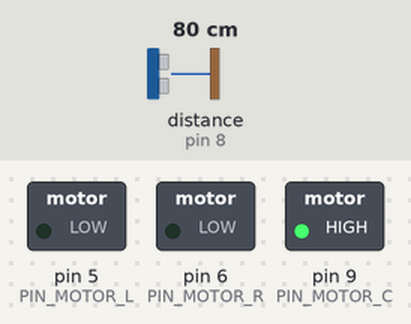
The sketch below on a simulated Arduino Nano, built with avr-gcc and run on an emulated ATmega328P. Parts: switched loads named in the sketch (green lamp = pin HIGH). Wiring (inferred from the names in the program): ultrasonic range finder: trigger pin 7; echo pin 8. Dashed ring = blinking. Inputs (shaded band) come from the test bench; at power-on: distance to the obstacle (sensor on pin 8) 80 cm. The echo pulse lasts 58.3 µs per cm; pins used as bus, display or sensor lines are not drawn.

Above: at 1.06 s.
1.3 s: distance to the obstacle (sensor on pin 8) set to 96 cm
4.3 s: distance to the obstacle (sensor on pin 8) set to 103 cm
At 5.0 s:
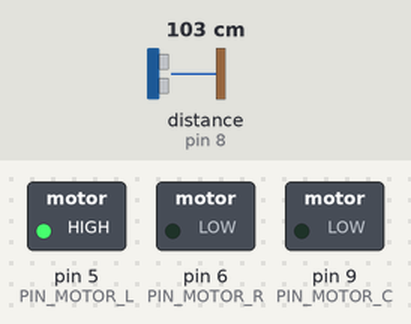
7.3 s: distance to the obstacle (sensor on pin 8) set to 60 cm
At 7.44 s:
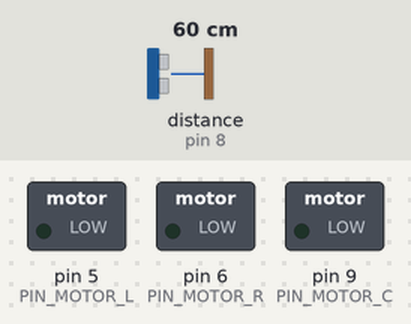
10.3 s: distance to the obstacle (sensor on pin 8) set to 120 cm
At 10.6 s:
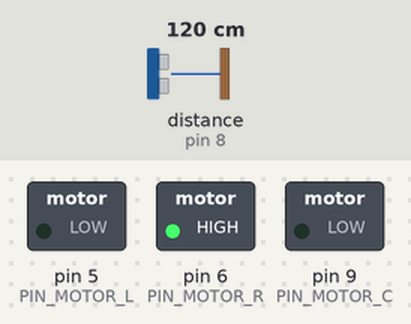
Timing chart, 0 to 14.3 s (numbered marks = the images above; inputs shaded):
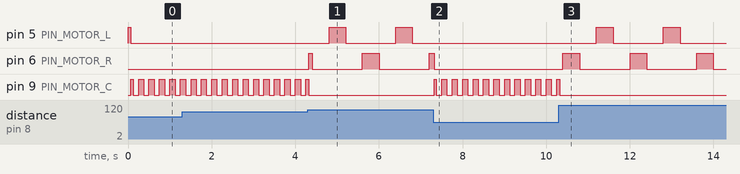

The sketch:

baston_firmware.ino
```cpp
/*
  Firmware de ejemplo - Bastón Inteligente (Arduino Nano / ESP32)
  Recibe por serial:  L:<0-3>,R:<0-3>,C:<0-3>\n   (115200 baudios)

  Niveles -> patrón (no bloqueante, con millis()):
    0 apagado | 1 pulso lento (~1 Hz) | 2 pulso rápido (~4 Hz) | 3 continuo

  Seguridad:
  - Watchdog: si pasan > 1 s sin recibir un comando válido, se activa el patrón de FALLA
    (L y R alternando, lento). Apagar los motores sería indistinguible de "camino libre".
  - El sensor ultrasónico frontal actúa de forma INDEPENDIENTE de Python:
    < 50 cm -> nivel 3 frontal, < 100 cm -> nivel 2, aunque la cámara/PC fallen.
  ¡Pines de ejemplo! Ajustar con el compañero de hardware.
*/

// ---------- Pines ----------
const uint8_t PIN_MOTOR_L = 5;
const uint8_t PIN_MOTOR_R = 6;
const uint8_t PIN_MOTOR_C = 9;     // motor frontal (si existe)
const bool    HAS_FRONT_MOTOR = true;  // false -> el aviso frontal hace vibrar L y R a la vez
const uint8_t PIN_TRIG = 7;
const uint8_t PIN_ECHO = 8;

// ---------- Parámetros ----------
const unsigned long WATCHDOG_MS = 1000;
const unsigned long SENSOR_EVERY_MS = 60;
const unsigned int  ECHO_TIMEOUT_US = 12000;   // ~2 m
const int NEAR_CM = 50;
const int MID_CM  = 100;
// Bajar el nivel de la cámara si el ultrasónico no ve nada cerca. PELIGROSO: el sensor tiene un
// cono estrecho y falla con objetos delgados o en ángulo. Dejar en false hasta validar.
const bool DOWNGRADE_VISION_IF_FAR = false;

// ---------- Estado ----------
int lvlL = 0, lvlR = 0, lvlC = 0;
unsigned long lastRx = 0;
bool everReceived = false;
int distCm = -1;                 // -1 = sin eco (lejos o sin lectura)
unsigned long lastSensor = 0;
char buf[40];
uint8_t blen = 0;

// Cadencias (ms). Nivel 1 ~1 pulso/s, nivel 2 ~4 pulsos/s. Los motores de disco tardan
// ~50-100 ms en arrancar: si el pulso rápido no se siente, sube P2_ON/P2_PERIOD.
const unsigned int P1_PERIOD = 1000, P1_ON = 200;
const unsigned int P2_PERIOD = 250,  P2_ON = 125;

bool pulse(int level, unsigned long now) {
  switch (level) {
    case 1: return (now % P1_PERIOD) < P1_ON;
    case 2: return (now % P2_PERIOD) < P2_ON;
    case 3: return true;
    default: return false;
  }
}

void readUltrasonic() {
  digitalWrite(PIN_TRIG, LOW);  delayMicroseconds(2);
  digitalWrite(PIN_TRIG, HIGH); delayMicroseconds(10);
  digitalWrite(PIN_TRIG, LOW);
  unsigned long us = pulseIn(PIN_ECHO, HIGH, ECHO_TIMEOUT_US);
  distCm = (us == 0) ? -1 : (int)(us / 58);
}

void parseLine(const char* s) {
  int l, r, c;
  if (sscanf(s, "L:%d,R:%d,C:%d", &l, &r, &c) == 3 &&
      l >= 0 && l <= 3 && r >= 0 && r <= 3 && c >= 0 && c <= 3) {
    lvlL = l; lvlR = r; lvlC = c;
    lastRx = millis();
    everReceived = true;
  }
}

void readSerial() {
  while (Serial.available()) {
    char ch = Serial.read();
    if (ch == '\n') { buf[blen] = 0; parseLine(buf); blen = 0; }
    else if (ch != '\r' && blen < sizeof(buf) - 1) buf[blen++] = ch;
    else if (blen >= sizeof(buf) - 1) blen = 0;   // línea corrupta: descartar
  }
}

void setup() {
  pinMode(PIN_MOTOR_L, OUTPUT); pinMode(PIN_MOTOR_R, OUTPUT); pinMode(PIN_MOTOR_C, OUTPUT);
  pinMode(PIN_TRIG, OUTPUT);    pinMode(PIN_ECHO, INPUT);
  Serial.begin(115200);
}

void loop() {
  unsigned long now = millis();
  readSerial();

  if (now - lastSensor >= SENSOR_EVERY_MS) { readUltrasonic(); lastSensor = now; }

  bool fault = (!everReceived) || (now - lastRx > WATCHDOG_MS);
  int l = fault ? 0 : lvlL, r = fault ? 0 : lvlR, c = fault ? 0 : lvlC;

  // Ultrasónico independiente de la IA (solo puede SUBIR el nivel frontal)
  if (distCm > 0 && distCm < NEAR_CM)      c = 3;
  else if (distCm > 0 && distCm < MID_CM)  c = max(c, 2);
  else if (DOWNGRADE_VISION_IF_FAR && distCm == -1 && c > 1) c = 1;

  bool outL, outR, outC;
  if (fault && c == 0) {
    // Patrón de FALLA: izquierda y derecha alternan lento (distinto a cualquier nivel normal)
    outL = ((now % 1600) < 400);
    outR = ((now % 1600) >= 800 && (now % 1600) < 1200);
    outC = false;
  } else {
    outL = pulse(l, now);
    outR = pulse(r, now);
    outC = pulse(c, now);
  }

  digitalWrite(PIN_MOTOR_L, (outL || (!HAS_FRONT_MOTOR && outC)) ? HIGH : LOW);
  digitalWrite(PIN_MOTOR_R, (outR || (!HAS_FRONT_MOTOR && outC)) ? HIGH : LOW);
  digitalWrite(PIN_MOTOR_C, (HAS_FRONT_MOTOR && outC) ? HIGH : LOW);
}
```

Measured:
- the behaviour switches between 99 and 100 cm on distance to the obstacle (sensor on pin 8) (found by bisection; images 0 and 1)
- after the input at 4.3 s, pin 5 (PIN_MOTOR_L): alternates HIGH for 0.40 s and LOW for 1.2 s, starting after 0.51 s; pin 6 (PIN_MOTOR_R): goes HIGH 0.07 s, LOW 1.2 s, HIGH 0.41 s, LOW 1.2 s, then HIGH, starting at once
- after the input at 7.3 s, pin 5 (PIN_MOTOR_L): stops changing and stays LOW; pin 9 (PIN_MOTOR_C): LOW → HIGH at once, then repeats every 0.25 s: LOW 0.13 s, HIGH 0.12 s
- after the input at 10.3 s, pin 5 (PIN_MOTOR_L): alternates HIGH for 0.40 s and LOW for 1.2 s, starting after 0.90 s; pin 6 (PIN_MOTOR_R): alternates HIGH for 0.40 s and LOW for 1.2 s, starting after 0.10 s
